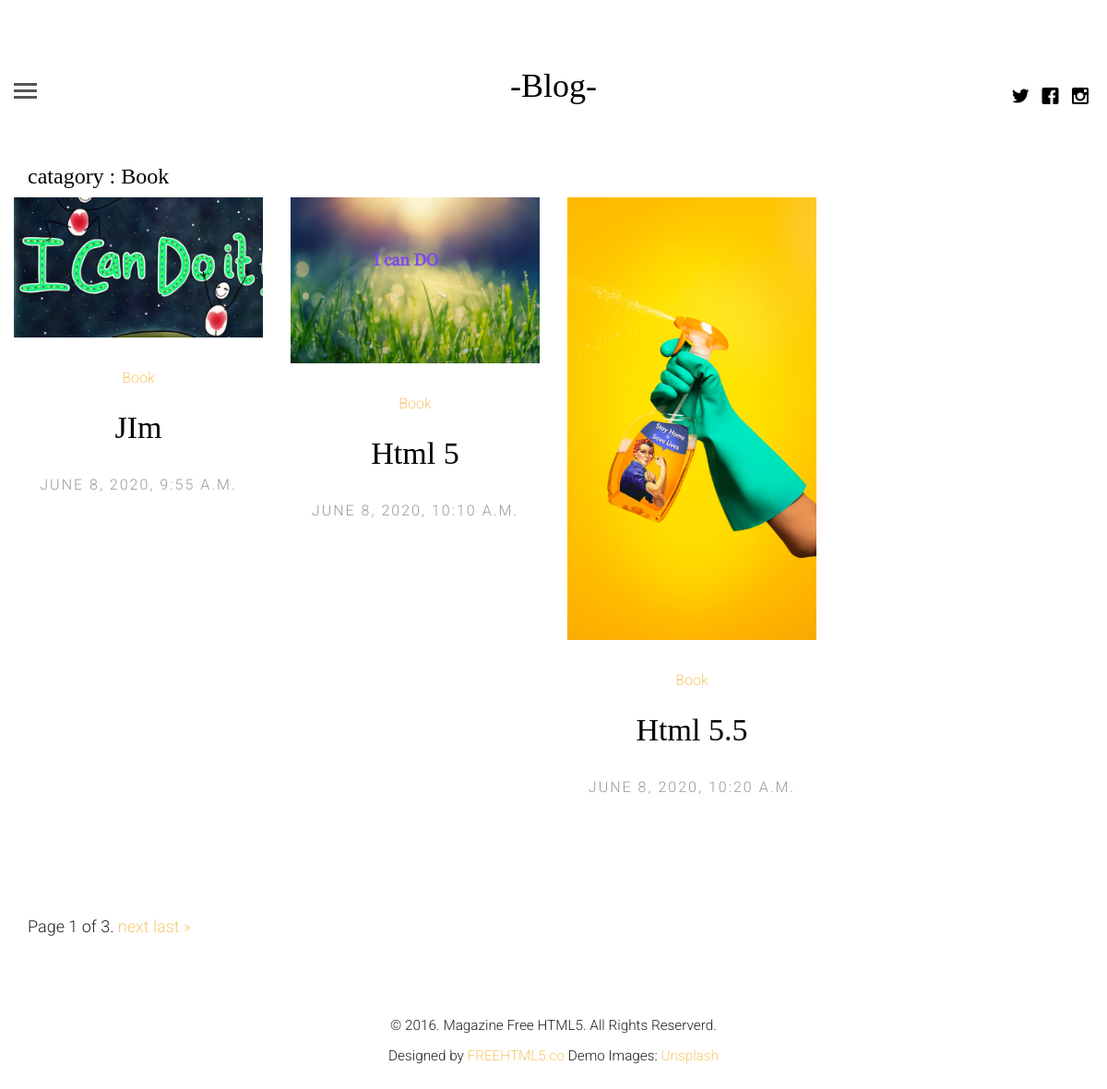
Screenshot of /topic/Book with the database file from the repository.
### tube/models.py (models this page shows, shortened)
class catagory(models.Model):
    name = models.CharField(max_length = 100)
    post_on = models.DateTimeField(auto_now=False, auto_now_add=True)

class article(models.Model):
    article_author = models.ForeignKey(author, on_delete= models.CASCADE)
    title = models.CharField(max_length = 100)
    image = models.FileField()
    body = models.TextField()
    highlight = models.CharField( max_length = 150)
    post_on = models.DateTimeField(auto_now=False, auto_now_add=True)
    post_update = models.DateTimeField(auto_now=True, auto_now_add=False)
    catagory= models.ForeignKey(catagory, on_delete=models.CASCADE)
    def get_single_url(self):
        return reverse('tube:Single', kwargs={"id":self.id})

### tube/views.py (the view)
# urls.py: path('topic/<name>', views.gettopic, name= "Topic"),
def gettopic(request,name ):
    cat = get_object_or_404(catagory, name = name)
    post = article.objects.filter(catagory=cat.id )
    paginator = Paginator(post, 3) # Show 5 contacts per page.
    page_number = request.GET.get('page')
    all_page = paginator.get_page(page_number)
    return render(request, 'catagory.html', {"post": all_page, "cat": cat })

### templates/catagory.html (shortened to what this page needs)
{% extends 'base.html' %}
{% load static %}
{% block content %}
<h3 class="container "> catagory : {{ cat.name }}</h3>
<div class="container-fluid">
    <div class="row fh5co-post-entry">
        {% for p in post %}
        <article class="col-lg-3 col-md-3 col-sm-3 col-xs-6 col-xxs-12 animate-box">
            <figure>
                <a href=" {{p.get_single_url }} "><img src="{{ p.image.url }}" alt="Image" class="img-responsive"></a>
            </figure>
            <span class="fh5co-meta"><a href="{% url 'tube:Topic' name=p.catagory.name %}">{{p.catagory.name}}</a></span>
            <h2 class="fh5co-article-title"><a href=" ">{{ p.title }}</a></h2>
            <span class="fh5co-meta fh5co-date">{{ p.post_on }}</span>
        </article>
        {% endfor %}
    </div>
    <div class="container-fluid">
        <div class="pagination">
            <span class="step-links">
                <span class="current">
                    Page {{ post.number }} of {{ post.paginator.num_pages }}.
                </span> {% if post.has_next %}
            <a href="?page={{ post.next_page_number }}">next</a>
            <a href="?page={{ post.paginator.num_pages }}">last &raquo;</a> {% endif %}
            </span>
        </div>
    </div>
</div>
{% endblock content %}

### tube/static/css/style.css (style rules this page uses)
html { background: #fff; }
body { font-family: "Roboto", arial, sans-serif; font-size: 18px; font-weight: 300; line-height: 1.8; color: #222; background: #fff; }
a { color: #f7c873; -webkit-transition: 0.5s; -o-transition: 0.5s; transition: 0.5s; }
h1, h2, h3, h4, h5, h6 { font-family: "Playfair Display", times, serif; color: #000; }
.fh5co-post-entry article { text-align: center; float: left; margin-bottom: 110px; padding-left: 3em; padding-right: 3em; }
@media screen and (max-width: 1200px) { .fh5co-post-entry article { margin-bottom: 80px; padding-left: 15px; padding-right: 15px; } }
.fh5co-post-entry article a img { opacity: 1; -webkit-transition: 0.5s; -o-transition: 0.5s; transition: 0.5s; }
.fh5co-post-entry article figure { margin-bottom: 30px; }
.fh5co-post-entry article h2 { font-family: "Playfair Display", times, serif; font-size: 34px; color: #000; margin-bottom: 30px; }
.fh5co-post-entry article h2 a { color: #000; }
.fh5co-post-entry article .fh5co-meta { font-size: 16px; font-family: "Roboto", arial, sans-serif; color: #999999; margin-bottom: 20px; display: block; }
.fh5co-post-entry article .fh5co-meta.fh5co-date { text-transform: uppercase; letter-spacing: 2px; }
.js .to-animate, .js .to-animate-2, .js .animate-box { opacity: 0; }

### rows the page displays
catagory: name "Book"
article: image (picture), catagory.name "Book", title "JIm", post_on "JUNE 8, 2020, 9:55 A.M."
article: image (picture), catagory.name "Book", title "Html 5", post_on "JUNE 8, 2020, 10:10 A.M."
article: image (picture), catagory.name "Book", title "Html 5.5", post_on "JUNE 8, 2020, 10:20 A.M."

### other values shown
{{ post.number }} "1"
{{ post.paginator.num_pages }} "3"
